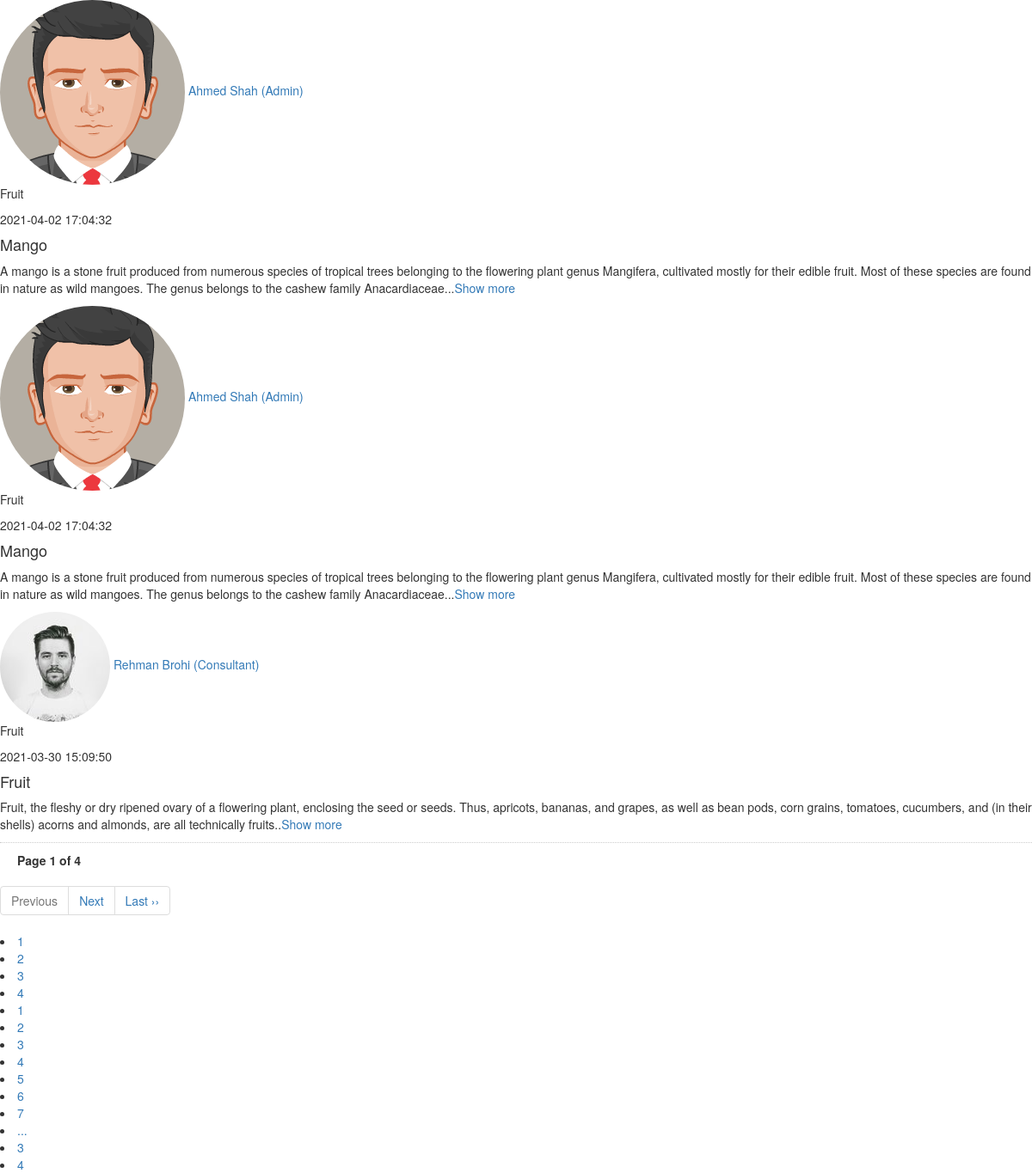
The page /pages/pagination.php on the database as committed earlier.
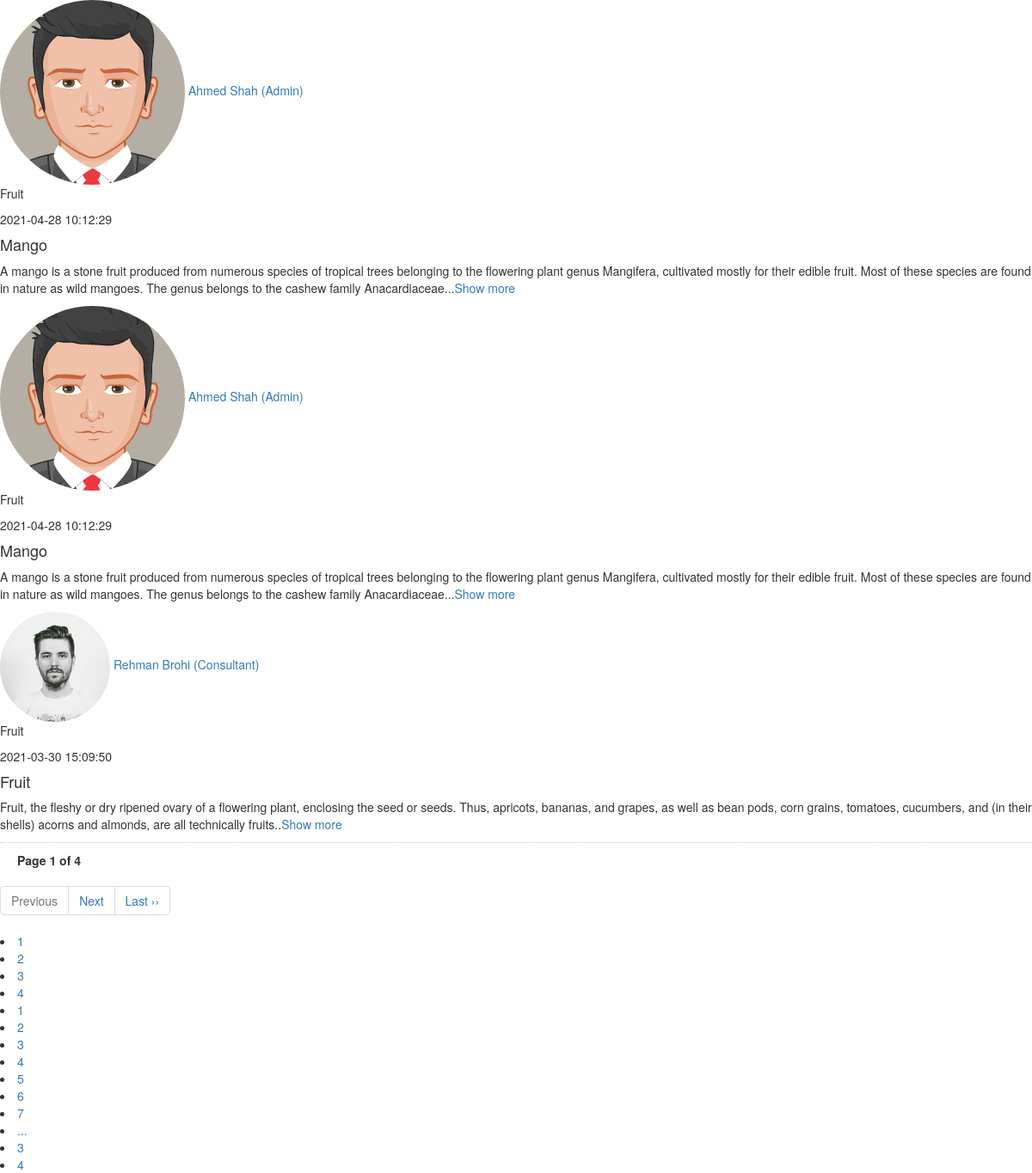
The same page on the database as committed later.
### tables this page shows
CREATE TABLE `post` (
  `post_id` int(11) NOT NULL AUTO_INCREMENT,
  `category_id` int(11) NOT NULL,
  `user_assign_role_id` int(11) NOT NULL,
  `post_title` varchar(500) NOT NULL,
  `post_summary` longtext NOT NULL,
  `post_description` longtext DEFAULT NULL,
  `post_type` enum('Knowledge Base','Discussion Forum') NOT NULL,
  `is_active` tinyint(1) DEFAULT 0,
  `added_on` timestamp NOT NULL DEFAULT current_timestamp() ON UPDATE current_timestamp(),
  `updated_on` timestamp NULL DEFAULT NULL,
  `tag` enum('Success Story','Farmer Experience') DEFAULT NULL,
  PRIMARY KEY (`post_id`),
  KEY `user_id` (`user_assign_role_id`),
  KEY `category_id` (`category_id`),
  CONSTRAINT `post_ibfk_1` FOREIGN KEY (`user_assign_role_id`) REFERENCES `user_assign_role` (`user_assign_role_id`)
);

CREATE TABLE `user` (
  `user_id` int(11) NOT NULL AUTO_INCREMENT,
  `first_name` varchar(200) NOT NULL,
  `last_name` varchar(200) NOT NULL,
  `gender` enum('Male','Female') DEFAULT NULL,
  `user_email` varchar(200) NOT NULL,
  `user_password` varchar(200) NOT NULL,
  `user_image` varchar(200) NOT NULL,
  `city_id` int(11) NOT NULL,
  `expert_level` enum('Expert','Intermediate','Beginner') NOT NULL,
  `phone_number` varchar(200) NOT NULL,
  `address` varchar(1000) DEFAULT NULL,
  `is_active` int(1) DEFAULT 1,
  `is_approved` int(1) DEFAULT 0,
  `added_on` timestamp NOT NULL DEFAULT current_timestamp() ON UPDATE current_timestamp(),
  `updated_on` timestamp NULL DEFAULT NULL,
  `category_id` int(11) DEFAULT NULL,
  PRIMARY KEY (`user_id`),
  KEY `city_id` (`city_id`),
  CONSTRAINT `user_ibfk_1` FOREIGN KEY (`city_id`) REFERENCES `city` (`city_id`)
);

CREATE TABLE `user_role` (
  `user_role_id` int(11) NOT NULL AUTO_INCREMENT,
  `user_role` varchar(200) DEFAULT NULL,
  PRIMARY KEY (`user_role_id`)
);

CREATE TABLE `category` (
  `category_id` int(11) NOT NULL AUTO_INCREMENT,
  `category` varchar(200) DEFAULT NULL,
  `parent_category` int(11) DEFAULT NULL,
  PRIMARY KEY (`category_id`),
  KEY `parent_category` (`parent_category`),
  CONSTRAINT `category_ibfk_1` FOREIGN KEY (`parent_category`) REFERENCES `category` (`category_id`)
);

### pages/pagination.php (the view, shortened to what this page needs)
<link rel="stylesheet" href="https://maxcdn.bootstrapcdn.com/bootstrap/3.4.1/css/bootstrap.min.css">
<?php
    require_once '../require/database.php';
    $q = "SELECT * FROM post INNER JOIN user_assign_role ON post.user_assign_role_id=user_assign_role.user_assign_role_id INNER JOIN user_role ON user_role.user_role_id=user_assign_role.user_role_id INNER JOIN category ON category.category_id=post.category_id INNER JOIN post_attachment ON post_attachment.post_id=post.post_id INNER JOIN USER ON user.user_id=user_assign_role.user_id WHERE post_type='Knowledge Base' ORDER BY post.post_id DESC";
    $db->_result($q);
    $con = $db->connection;
    if (isset($_GET['page_no']) && $_GET['page_no']!="") {
        $page_no = $_GET['page_no'];
    }else {
        $page_no = 1;
    }
    $total_records_per_page = 3;
    $offset = ($page_no-1) * $total_records_per_page;
    $previous_page = $page_no - 1;
    $next_page = $page_no + 1;
    $result_count = mysqli_query($con,"SELECT COUNT(*) As total_records FROM post");
    $total_records = mysqli_fetch_array($result_count);
    $total_records = $total_records['total_records'];
    $total_no_of_pages = ceil($total_records / $total_records_per_page);
    $second_last = $total_no_of_pages - 1;
    $result = mysqli_query($con,"SELECT * FROM post INNER JOIN user_assign_role ON post.user_assign_role_id=user_assign_role.user_assign_role_id INNER JOIN user_role ON user_role.user_role_id=user_assign_role.user_role_id INNER JOIN category ON category.category_id=post.category_id INNER JOIN post_attachment ON post_attachment.post_id=post.post_id INNER JOIN USER ON user.user_id=user_assign_role.user_id WHERE post_type='Knowledge Base' ORDER BY post.post_id DESC LIMIT $offset, $total_records_per_page");
?>
    <section class="content">
      <div class="container-fluid">
        <div class="row">
          <div class="col-9">
            <div class="card">
              <div class="card-body" id="filter">
                <?php
                  if ($result->num_rows) {
                      while ($post = mysqli_fetch_assoc($result)) {
                        ?>
                            <div class="post">
                              <div class="user-block">
                                  <img class="img-circle img-bordered-sm" src="<?php echo $post['user_image']; ?>" alt="User Image">
                                  <span class="username">
                                    <a href="#"><?php echo $post['first_name']." ".$post['last_name']." (".$post['user_role'].")"; ?></a>
                                      <p><?php echo $post['category']; ?></p>
                                  </span>
                                <span class="description"><?php echo $post['added_on']; ?></span>
                              </div>
                              <b><h4><?php echo $post['post_title']; ?></h4></b>
                              <p><?php echo $post['post_description']; ?>..<a href="#" onclick="_detail(<?php echo $post['post_id'];?>)">Show more</a></p>
                              <div class="row mb-3">
                                <div class="col-sm-6">
                                </div>
                              </div>
                            </div>
                        <?php
                      }
                  }
                ?>
              </div>
            </div>
          </div>
        </div>
      </div>
    </section>
<div style='padding: 10px 20px 0px; border-top: dotted 1px #CCC;'>
<strong>Page <?php echo $page_no." of ".$total_no_of_pages; ?></strong>
</div>
<ul class="pagination">
<li <?php if($page_no <= 1){ echo "class='disabled'"; } ?>>
<a <?php if($page_no > 1){
echo "href='?page_no=$previous_page'";
} ?>>Previous</a>
</li>
<li <?php if($page_no >= $total_no_of_pages){
echo "class='disabled'";
} ?>>
<a <?php if($page_no < $total_no_of_pages) {
echo "href='?page_no=$next_page'";
} ?>>Next</a>
</li>
<?php if($page_no < $total_no_of_pages){
echo "<li><a href='?page_no=$total_no_of_pages'>Last &rsaquo;&rsaquo;</a></li>";
} ?>
</ul>
<?php
if ($total_no_of_pages <= 10){
    for ($counter = 1; $counter <= $total_no_of_pages; $counter++){
        if ($counter == $page_no) {
           echo "<li class='active'><a>$counter</a></li>";
        }else{
            echo "<li><a href='?page_no=$counter'>$counter</a></li>";
        }
    }
}
    elseif ($total_no_of_pages > 10){
}
if($page_no <= 4) {
 for ($counter = 1; $counter < 8; $counter++){
    if ($counter == $page_no) {
       echo "<li class='active'><a>$counter</a></li>";
        }else{
           echo "<li><a href='?page_no=$counter'>$counter</a></li>";
                }
}
echo "<li><a>...</a></li>";
echo "<li><a href='?page_no=$second_last'>$second_last</a></li>";
echo "<li><a href='?page_no=$total_no_of_pages'>$total_no_of_pages</a></li>";
}
?>

Rows that differ between the two databases and show on the page:
changed through a linked row, post "Mango": user.added_on "2021-04-02 17:04:32" → "2021-04-28 10:12:29"
